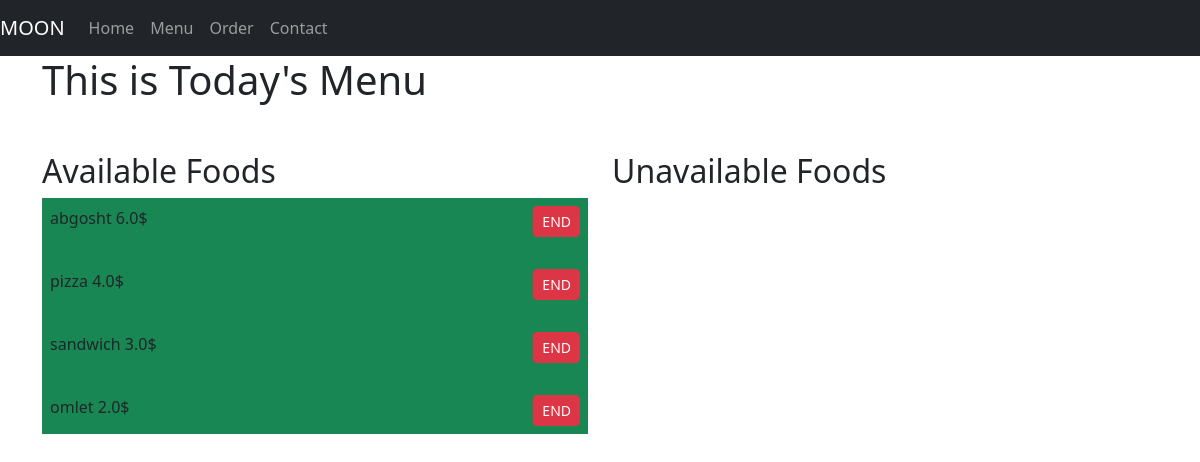
Before: /menu/ with the older database file.
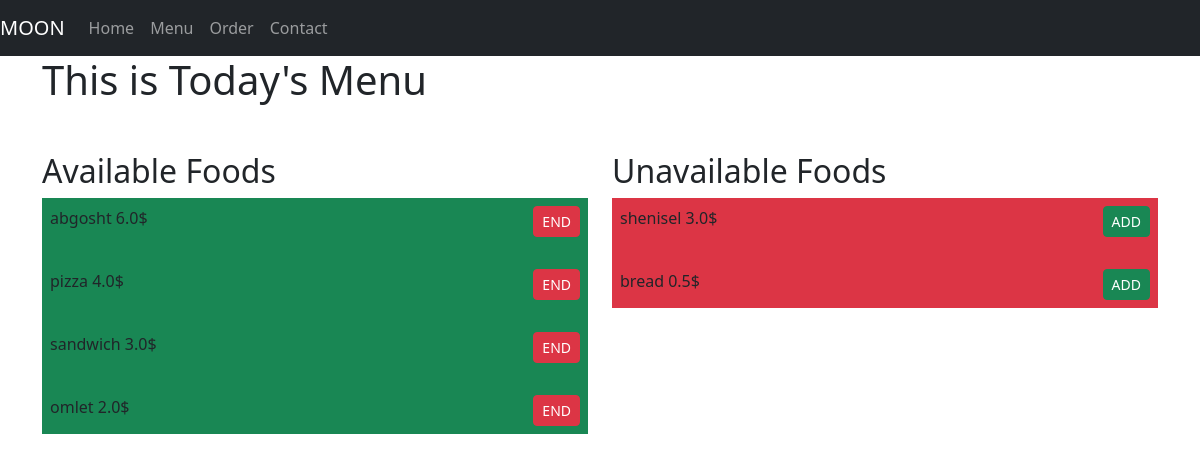
After: the same page with the newer database file.
### home/models.py (models this page shows)
class Menu(models.Model):
    name = models.CharField(max_length = 40)
    price = models.FloatField()
    detail = models.TextField(blank=True)
    state = models.BooleanField(default=False)
    quantity = models.IntegerField()

### home/views.py (the view)
# urls.py: path('menu/', views.menu , name = 'menu'),
def menu(request):
    MenuItems = Menu.objects.all()
    return render(request, 'menu.html', {'menuItems': MenuItems})

### templates/menu.html (shortened to what this page needs)
{% extends 'base.html' %}
{% block content %}
<div class="container">
    <h1 class="mb-5">This is Today's Menu</h1>
    <div class="row d-flex ">
        <div class="col-md-6">
            <h2>Available Foods</h2>
            <div class="box available-foods bg-success">
                {% for item in menuItems %}
                {% if item.state == True %}
                <div class="box d-flex justify-content-between mb-3 p-2 ">
                    {{item.name}}
                    {{item.price}}$
                    <a href="{% url 'end' item.id %}"><button class="btn btn-sm btn-danger">END</button></a>
                </div>
                {% endif %}
                {% endfor %}
            </div>
        </div>
        <div class="col-md-6">
            <h2>Unavailable Foods</h2>
            <div class="box unavailable-foods bg-danger">
                {% for item in menuItems %}
                {% if item.state == False %}
                <div class="box d-flex justify-content-between mb-3 p-2 ">
                    {{item.name}}
                    {{item.price}}$
                    <a href="{% url 'add' item.id %}"><button class="btn btn-sm btn-success">ADD</button></a>
                </div>
                {% endif %}
                {% endfor %}
            </div>
        </div>
    </div>
    {% endblock %}

Changed rows visible on the page:
added Menu: name "shenisel", price "3.0", shown under "Unavailable Foods"
added Menu: name "bread", price "0.5", shown under "Unavailable Foods"
